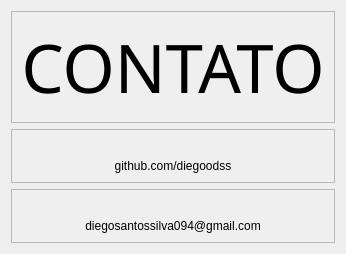
            <widget class="QWidget" name="pagina_contato">
             <layout class="QVBoxLayout" name="verticalLayout_15">
              <item>
               <widget class="QFrame" name="frame_36">
                <property name="frameShape">
                 <enum>QFrame::StyledPanel</enum>
                </property>
                <property name="frameShadow">
                 <enum>QFrame::Raised</enum>
                </property>
                <layout class="QVBoxLayout" name="verticalLayout_39">
                 <item>
                  <widget class="QLabel" name="label_38">
                   <property name="font">
                    <font>
                     <family>Sitka</family>
                     <pointsize>50</pointsize>
                    </font>
                   </property>
                   <property name="text">
                    <string>&lt;html&gt;&lt;head/&gt;&lt;body&gt;&lt;p align=&quot;center&quot;&gt;CONTATO&lt;/p&gt;&lt;/body&gt;&lt;/html&gt;</string>
                   </property>
                  </widget>
                 </item>
                </layout>
               </widget>
              </item>
              <item>
               <widget class="QFrame" name="frame_8">
                <property name="frameShape">
                 <enum>QFrame::StyledPanel</enum>
                </property>
                <property name="frameShadow">
                 <enum>QFrame::Raised</enum>
                </property>
                <layout class="QVBoxLayout" name="verticalLayout_13">
                 <item alignment="Qt::AlignHCenter">
                  <widget class="QLabel" name="label_6">
                   <property name="text">
                    <string/>
                   </property>
                   <property name="pixmap">
                    <pixmap>icons/github (1).png</pixmap>
                   </property>
                  </widget>
                 </item>
                 <item>
                  <widget class="QLabel" name="label_5">
                   <property name="text">
                    <string>&lt;html&gt;&lt;head/&gt;&lt;body&gt;&lt;p align=&quot;center&quot;&gt;github.com/diegoodss&lt;/p&gt;&lt;/body&gt;&lt;/html&gt;</string>
                   </property>
                  </widget>
                 </item>
                </layout>
               </widget>
              </item>
              <item>
               <widget class="QFrame" name="frame_9">
                <property name="frameShape">
                 <enum>QFrame::StyledPanel</enum>
                </property>
                <property name="frameShadow">
                 <enum>QFrame::Raised</enum>
                </property>
                <layout class="QVBoxLayout" name="verticalLayout_14">
                 <item alignment="Qt::AlignHCenter">
                  <widget class="QLabel" name="label_10">
                   <property name="text">
                    <string/>
                   </property>
                   <property name="pixmap">
                    <pixmap>icons/e-mail.png</pixmap>
                   </property>
                  </widget>
                 </item>
                 <item>
                  <widget class="QLabel" name="label_11">
                   <property name="text">
                    <string>&lt;html&gt;&lt;head/&gt;&lt;body&gt;&lt;p align=&quot;center&quot;&gt;diegosantossilva094@gmail.com&lt;/p&gt;&lt;/body&gt;&lt;/html&gt;</string>
                   </property>
                  </widget>
                 </item>
                </layout>
               </widget>
              </item>
             </layout>
            </widget>
